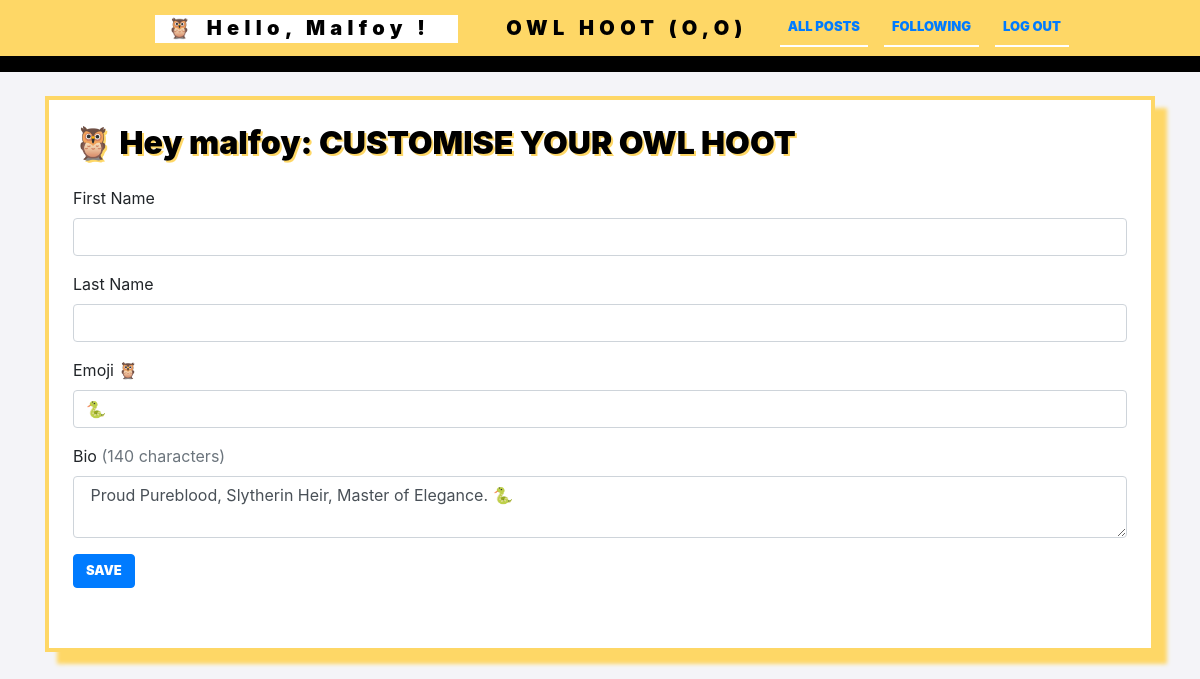
The app's page /edit_profile (signed in) with its own data.
### network/models.py (models this page shows, shortened)
class User(AbstractUser):
    first_name = models.CharField(max_length=24)
    last_name = models.CharField(max_length=48)
    bio = models.TextField(blank=True, max_length=140)
    emoji = models.CharField(max_length=2, blank=True)
    followers = models.ManyToManyField('self', symmetrical=False, related_name='following')

### network/views.py (the view)
# urls.py: path("edit_profile", views.edit_profile, name="edit_profile"),
@login_required
def edit_profile(request):
    if request.method == "POST":
        profile = User.objects.get(username=request.user.username)
        profile.bio = request.POST["bio"]
        profile.emoji = request.POST["emoji"]
        profile.first_name = request.POST["first_name"]
        profile.last_name = request.POST["last_name"]
        profile.save()
        return HttpResponseRedirect(reverse("profile", kwargs={"username": profile.username}))
    else:
        profile = User.objects.get(username=request.user.username)
        return render(request, "network/edit_profile.html", {"profile": profile })

### network/templates/network/edit_profile.html (shortened to what this page needs)
{% extends "network/layout.html" %}
{% block body %}
<div class="register">
    <h2>🦉 Hey {{user.username }}: CUSTOMISE YOUR OWL HOOT</h2>
    <form action="{% url 'edit_profile' %}" method="post">
        <div class="form-group">
            <label for="last_name" class="form-label">First Name</label>
            <input class="form-control" autofocus type="text" name="first_name" placeholder="{{profile.first_name}}">
        </div>
        <div class="form-group">
            <label for="last_name" class="form-label">Last Name</label>
            <input class="form-control" type="text" name="last_name" placeholder="{{profile.last_name}}">
        </div>
        <div class="form-group">
            <label for="bio" class="form-label">Emoji 🦉</label>
            <input class="form-control" type="text" name="emoji" placeholder="{{profile.emoji}}" maxlength="2">
        </div>
        <div class="form-group">
            <label for="bio" class="form-label">Bio <span class="text-muted">(140 characters)</span> </label>
            <textarea class="form-control" name="bio" id="bio" rows="2" maxlength="140"> {{ profile.bio }}</textarea>
        </div>
        <input class="btn btn-primary" type="submit" value="Save">
    </form>
</div>
{% endblock %}

### network/templates/network/layout.html (shortened to what this page needs)
{% load static %}
<!DOCTYPE html>
<html lang="en">
    <head>
        <link rel="stylesheet" href="https://stackpath.bootstrapcdn.com/bootstrap/4.4.1/css/bootstrap.min.css">
        <link href="{% static 'network/styles.css' %}" rel="stylesheet">
    </head>
    <body>
        <nav class="navbar navbar-expand-lg">
            <div class="mx-auto d-block">
                <div class="container-fluid" >
                    {% if user.is_authenticated %}
                        <div class="nav-item">
                            <strong><a class="navbar-brand" href="{% url 'profile' user.username %}">🦉 Hello, {{ user.username }} !  </a> </strong>
                        </div>
                    {% endif %}
                    <a class="navbar-brand" href="{% url 'index' %}">      OWL HOOT     (o,o)</a>
                    <ul class="navbar-nav mr-auto">
                        <li class="nav-item">
                        <a class="nav-link" href="{% url 'index' %}">All Posts</a>
                        </li>
                        {% if user.is_authenticated %}
                            <li class="nav-item">
                                <a class="nav-link" href="{% url 'following' %}">Following</a>
                            </li>
                            <li class="nav-item">
                                <a class="nav-link" href="{% url 'logout' %}">Log Out</a>
                            </li>
                        {% endif %}
                  </ul>
                </div>
            </div>
          </nav>
        <div class="body container">
            {% block body %}
            {% endblock %}
        </div>
    </body>
</html>

### network/static/network/styles.css (style rules this page uses)
body { background-color: #f4f4f8; padding-bottom: 48px; }
.navbar { background-color: #fed766; border-bottom: 16px solid #000; }
.navbar-brand { color: #000; font-weight: 900; letter-spacing: 4pt; text-transform: capitalize; }
.nav-item strong { color: #000; background: #fff; padding: 4px 12px; margin-left: 24px; margin-right: 48px; }
.register { margin-top: 24px; background-color: #fff; padding: 24px; box-shadow: #fed766 12px 12px 4px; border: 4px solid #fed766; }
.register form { margin-bottom: 36px; }
#new_post_form h1, #all_posts h2, article h3, .register h2 { color: #000; text-shadow: 2px 2px 0px #fed766; font-weight: 900; margin-bottom: 24px; }
.btn, .nav-link { font-weight: 900; font-size: small; text-transform: uppercase; }
.nav-link { margin-left: 16px; border-bottom: #fff 2px solid; }

### records on screen
User: username "Malfoy", username "malfoy", emoji "🐍", bio "Proud Pureblood, Slytherin Heir, Master of Elegance. 🐍"
